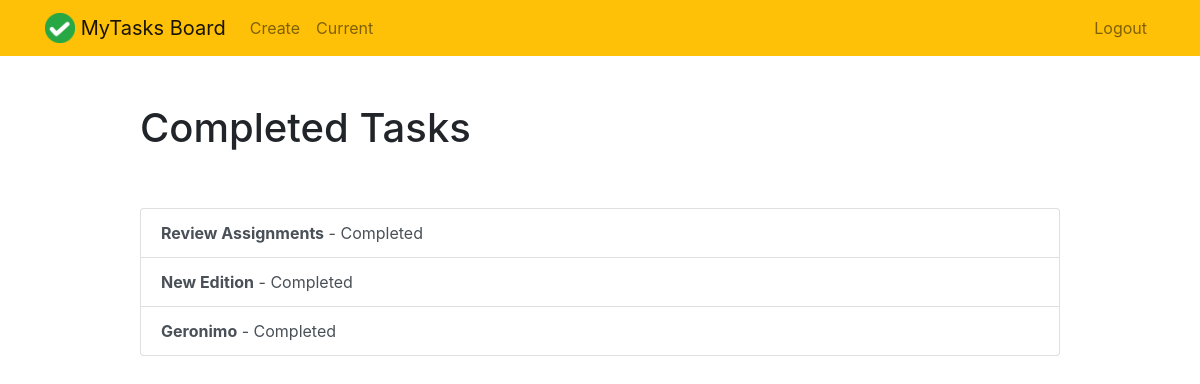
The app's page /completed/ (signed in) with its own data.
### dailytasksapp/models.py (models this page shows, shortened)
class DailyTask(models.Model):
    title = models.CharField(max_length=100)
    memo = models.TextField(blank=True)
    created = models.DateTimeField(auto_now_add=True)
    date_completed = models.DateTimeField(null=True, blank=True)
    important = models.BooleanField(default=False)
    user = models.ForeignKey(User, on_delete=models.CASCADE)

### dailytasksapp/views.py (the view)
# urls.py: path('completed/', views.completed_tasks, name='completedtasks'),
@login_required
def completed_tasks(request):
    dailyTasks = DailyTask.objects.filter(user=request.user, date_completed__isnull=False
).order_by('-date_completed')
    return render(request, 'dailytasksapp/completedtasks.html', {'dailyTasks': dailyTasks})

### dailytasksapp/templates/dailytasksapp/completedtasks.html (shortened to what this page needs)
{% extends 'dailytasksapp/base.html' %}
{% block content %}
    <div class="row justify-content-center mt-5">
        <div class="col-md-10">
            <h1>Completed Tasks</h1>
        </div>
    </div>
    <div class="row justify-content-center mt-5">
        <div class="col-md-10">
            <div class="list-group">
                 {% for dailytask in dailyTasks %}
                    <a href="{% url 'viewtodo' dailytask.id %}" class="list-group-item list-group-item-action"><b>{{ dailytask.title }}</b> - Completed </a>
                {% endfor %}
            </div>
        </div>
    </div>
{% endblock %}

### records on screen
DailyTask: title "Review Assignments"
DailyTask: title "New Edition"
DailyTask: title "Geronimo"
